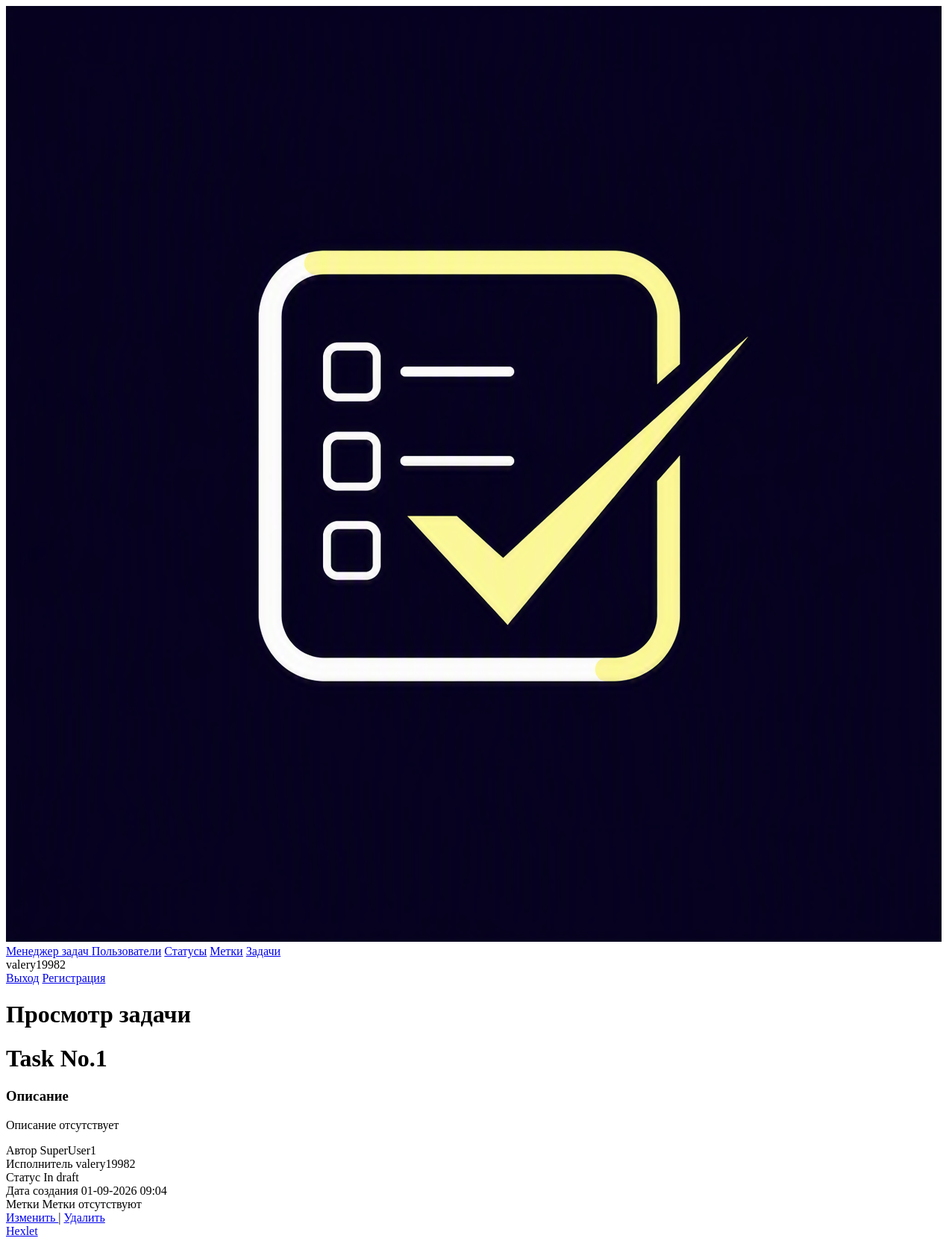
Page /tasks/1/ (signed in) on the earlier database version.
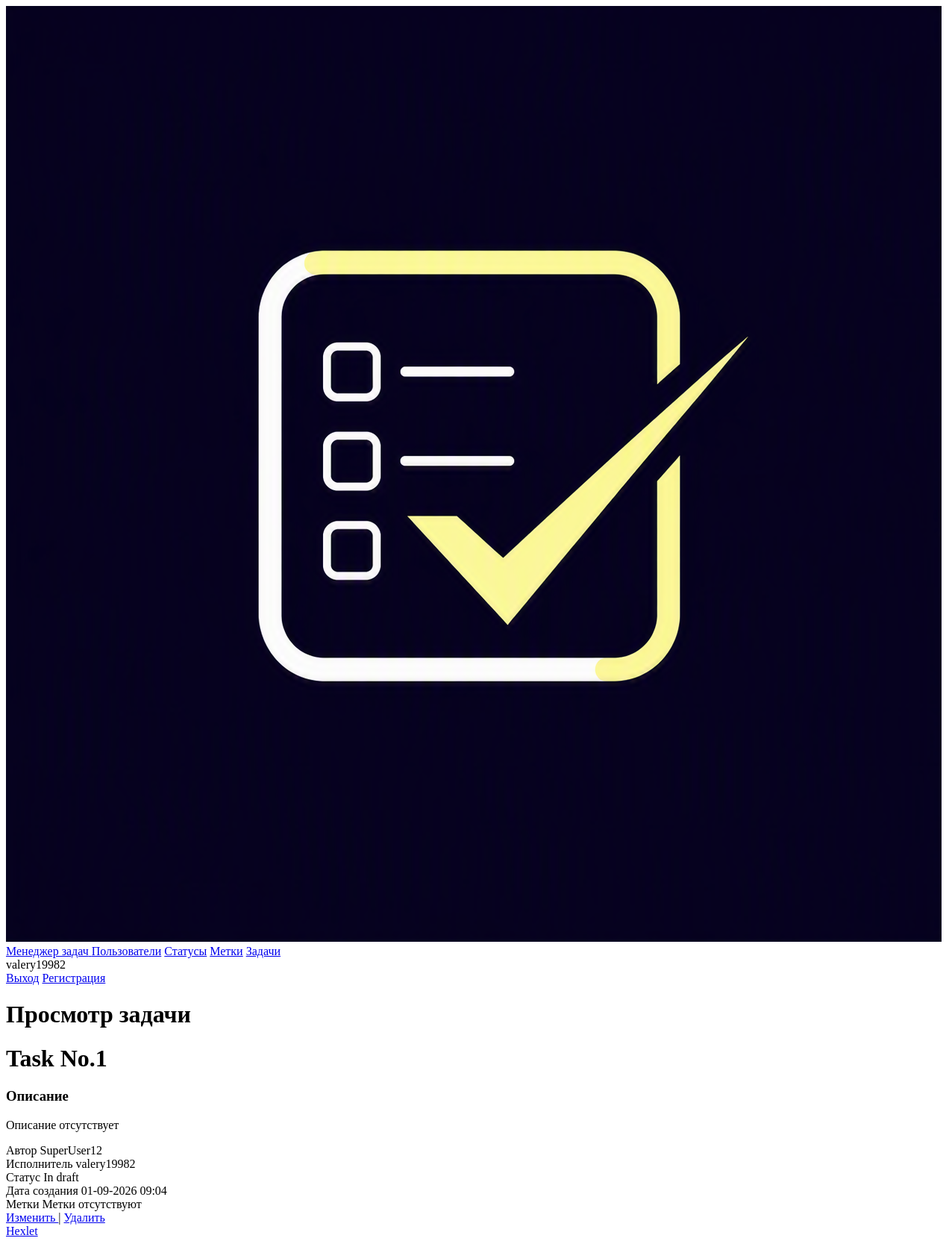
Same page on the later database version.
### task_manager/task/models.py (models this page shows)
class Task(models.Model):
    name = models.CharField(max_length=200)
    created_at = models.DateTimeField(auto_now_add=True)
    status = models.ForeignKey(Status, related_name='tasks', on_delete=models.PROTECT)
    author = models.ForeignKey(User, related_name='created_tasks', on_delete=models.PROTECT)
    performer = models.ForeignKey(User, related_name='assigned_tasks', null=True, on_delete=models.SET_NULL)
    description = models.CharField(max_length=200, blank=True, null=True)
    label = models.ManyToManyField(Label, related_name='assigned_labels', blank=True)

### task_manager/user/models.py (models this page shows)
class User(AbstractUser):
    pass

### task_manager/status/models.py (models this page shows, shortened)
class Status(models.Model):
    name = models.CharField(max_length=200, unique=True)
    created_at = models.DateTimeField(auto_now_add=True)

### task_manager/task/views.py (the view)
# urls.py: path("<int:id>/", TaskDetailView.as_view(), name='task_detail'),
class TaskDetailView(LoginRequiredMixin, View):
    def get(self, request, *args, **kwargs):
        task_id = kwargs.get('id')
        task = get_object_or_404(Task, id=task_id)
        return render(
            request,
            'task/task_detail.html',
            context={
                'task': task
            }
        )

### templates/task/task_detail.html (shortened to what this page needs)
{% extends "base.html" %}
{% load tailwind_cli %}
{% block content %}
<div class="max-w-2xl mx-auto mt-8">
    <h1 class="text-2xl font-bold mb-6">Просмотр задачи</h1>
    <h1 class="text-3xl font-extrabold text-slate-900 mb-6">{{ task.name }}</h1>
    <div class="border border-slate-200 rounded-lg p-6 bg-white shadow-sm space-y-6">
        <div>
            <h3 class="text-xs font-semibold text-slate-400 uppercase tracking-wider mb-2">Описание</h3>
            <p class="text-slate-700 text-base leading-relaxed bg-slate-50 p-4 rounded border border-slate-100">
                {% if task.description %}
                    {{ task.description }}
                {% else %}
                    <span class="text-slate-400 italic">Описание отсутствует</span>
                {% endif %}
            </p>
        </div>
        <div class="grid grid-cols-1 md:grid-cols-2 gap-6 pt-4 border-t border-slate-100">
            <div>
                <span class="block text-xs font-semibold text-slate-400 uppercase tracking-wider">Автор</span>
                <span class="text-slate-900 font-medium mt-1 block">{{ task.author.username }}</span>
            </div>
            <div>
                <span class="block text-xs font-semibold text-slate-400 uppercase tracking-wider">Исполнитель</span>
                <span class="text-slate-900 font-medium mt-1 block">
                    {% if task.performer %}
                        {{ task.performer.username }}
                    {% else %}
                        <span class="text-slate-400 italic">Не назначен</span>
                    {% endif %}
                </span>
            </div>
            <div>
                <span class="block text-xs font-semibold text-slate-400 uppercase tracking-wider">Статус</span>
                <span class="inline-block mt-2 px-3 py-1 bg-indigo-50 text-indigo-700 text-xs font-bold rounded-full border border-indigo-100">
                    {{ task.status.name }}
                </span>
            </div>
            <div>
                <span class="block text-xs font-semibold text-slate-400 uppercase tracking-wider">Дата создания</span>
                <span class="text-slate-500 text-sm mt-1 block">{{ task.created_at|date:"d-m-Y H:i" }}</span>
            </div>
            <div>
                <span class="block text-xs font-semibold text-slate-400 uppercase tracking-wider">Метки</span>
                {% if task.label.all %}
                    {% for label in task.label.all %}
                        <span class="text-slate-500 text-sm mt-1 block">{{ label.name }}</span>
                    {% endfor %}
                {% else %}
                    <span>Метки отсутствуют</span>
                {% endif %}
            </div>
            <div class="flex items-center">
                <a href="{% url 'task_update' task.id %}"
                class="text-indigo-600 hover:text-indigo-900 hover:underline">
                    Изменить
                </a>
                <span class="text-slate-300 mx-1">|</span>
                <a href="{% url 'task_delete' task.id %}"
                class="text-red-600 hover:text-red-900 hover:underline">
                    Удалить
                </a>
            </div>
        </div>
{% endblock %}

Differences in the rows shown:
changed through a linked row, Task "Task No.1": author.username "SuperUser1" → "SuperUser12"
